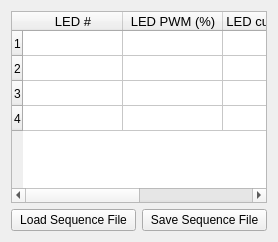
                        <widget class="QWidget" name="sync_confocal_scanning_sequence_tab">
                         <property name="toolTip">
                          <string>Run LED through sequence of intensities when the laser is inside the image FOV</string>
                         </property>
                         <attribute name="title">
                          <string>Sequence</string>
                         </attribute>
                         <layout class="QGridLayout" name="gridLayout_76">
                          <item row="1" column="1">
                           <widget class="QPushButton" name="sync_confocal_scanning_sequence_save_button">
                            <property name="toolTip">
                             <string>Save LED intensity sequence file (*.csv)</string>
                            </property>
                            <property name="text">
                             <string>Save Sequence File</string>
                            </property>
                           </widget>
                          </item>
                          <item row="1" column="0">
                           <widget class="QPushButton" name="sync_confocal_scanning_sequence_load_button">
                            <property name="toolTip">
                             <string>Load LED intensity sequence file (*.csv)</string>
                            </property>
                            <property name="text">
                             <string>Load Sequence File</string>
                            </property>
                           </widget>
                          </item>
                          <item row="0" column="0" colspan="2">
                           <widget class="QTableWidget" name="sync_confocal_scanning_sequence_table">
                            <property name="toolTip">
                             <string>LED intensity sequence file</string>
                            </property>
                            <property name="rowCount">
                             <number>4</number>
                            </property>
                            <property name="columnCount">
                             <number>4</number>
                            </property>
                            <attribute name="verticalHeaderDefaultSectionSize">
                             <number>25</number>
                            </attribute>
                            <row/>
                            <row/>
                            <row/>
                            <row/>
                            <column>
                             <property name="text">
                              <string>LED #</string>
                             </property>
                             <property name="toolTip">
                              <string>The LED channel # for each step.</string>
                             </property>
                             <property name="font">
                              <font>
                               <pointsize>10</pointsize>
                              </font>
                             </property>
                            </column>
                            <column>
                             <property name="text">
                              <string>LED PWM (%)</string>
                             </property>
                             <property name="toolTip">
                              <string>Intensity control via PWM</string>
                             </property>
                             <property name="font">
                              <font>
                               <pointsize>10</pointsize>
                              </font>
                             </property>
                            </column>
                            <column>
                             <property name="text">
                              <string>LED current (%)</string>
                             </property>
                             <property name="toolTip">
                              <string>Intensity control via LED current</string>
                             </property>
                             <property name="font">
                              <font>
                               <pointsize>10</pointsize>
                              </font>
                             </property>
                            </column>
                            <column>
                             <property name="text">
                              <string>Duration (s)</string>
                             </property>
                             <property name="toolTip">
                              <string>The duration of each step in seconds.  10 µs minimum, 1 hour maximum per step.  0 = hold intensity until end of trigger.</string>
                             </property>
                             <property name="font">
                              <font>
                               <pointsize>10</pointsize>
                              </font>
                             </property>
                            </column>
                           </widget>
                          </item>
                         </layout>
                        </widget>
